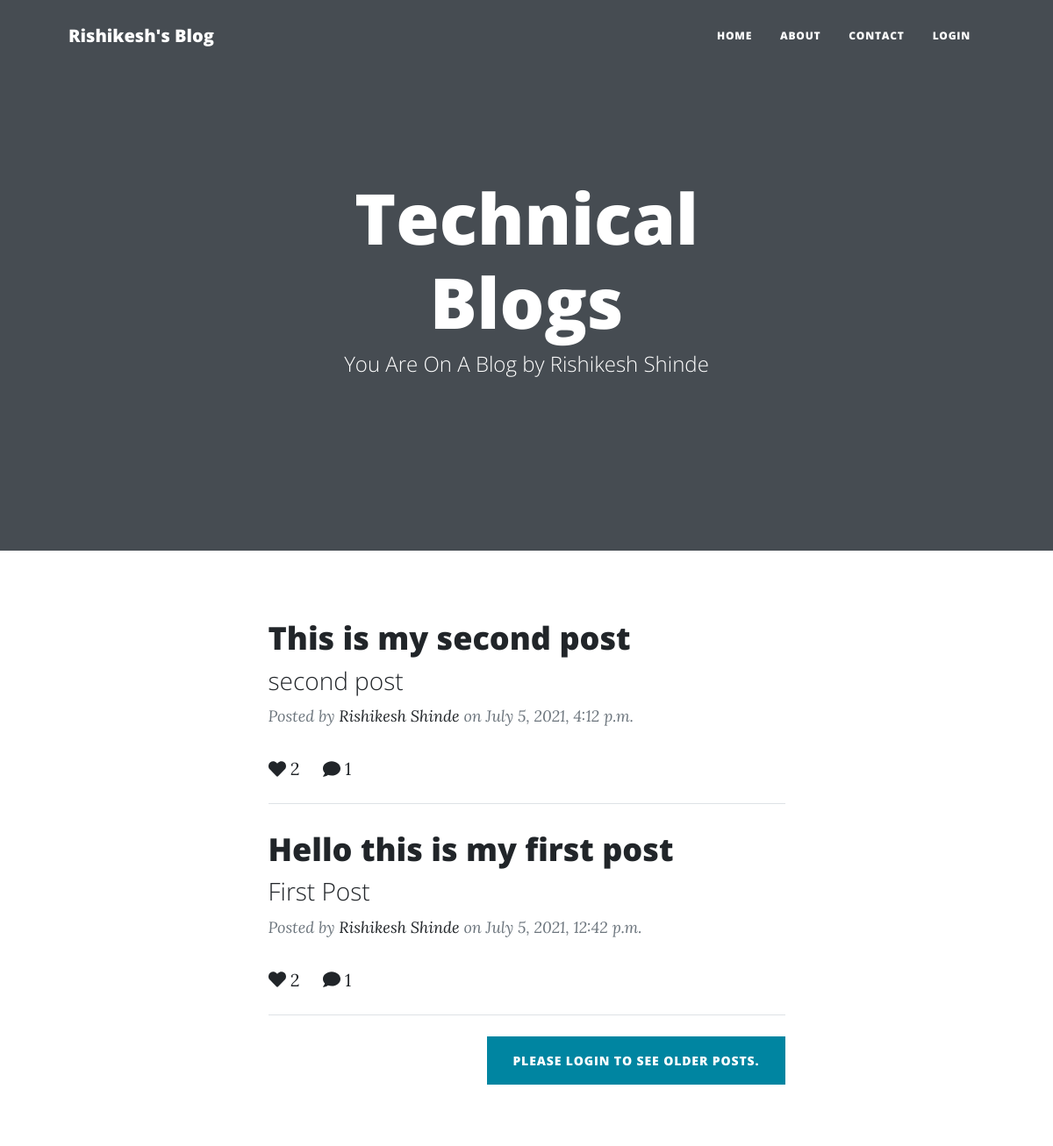
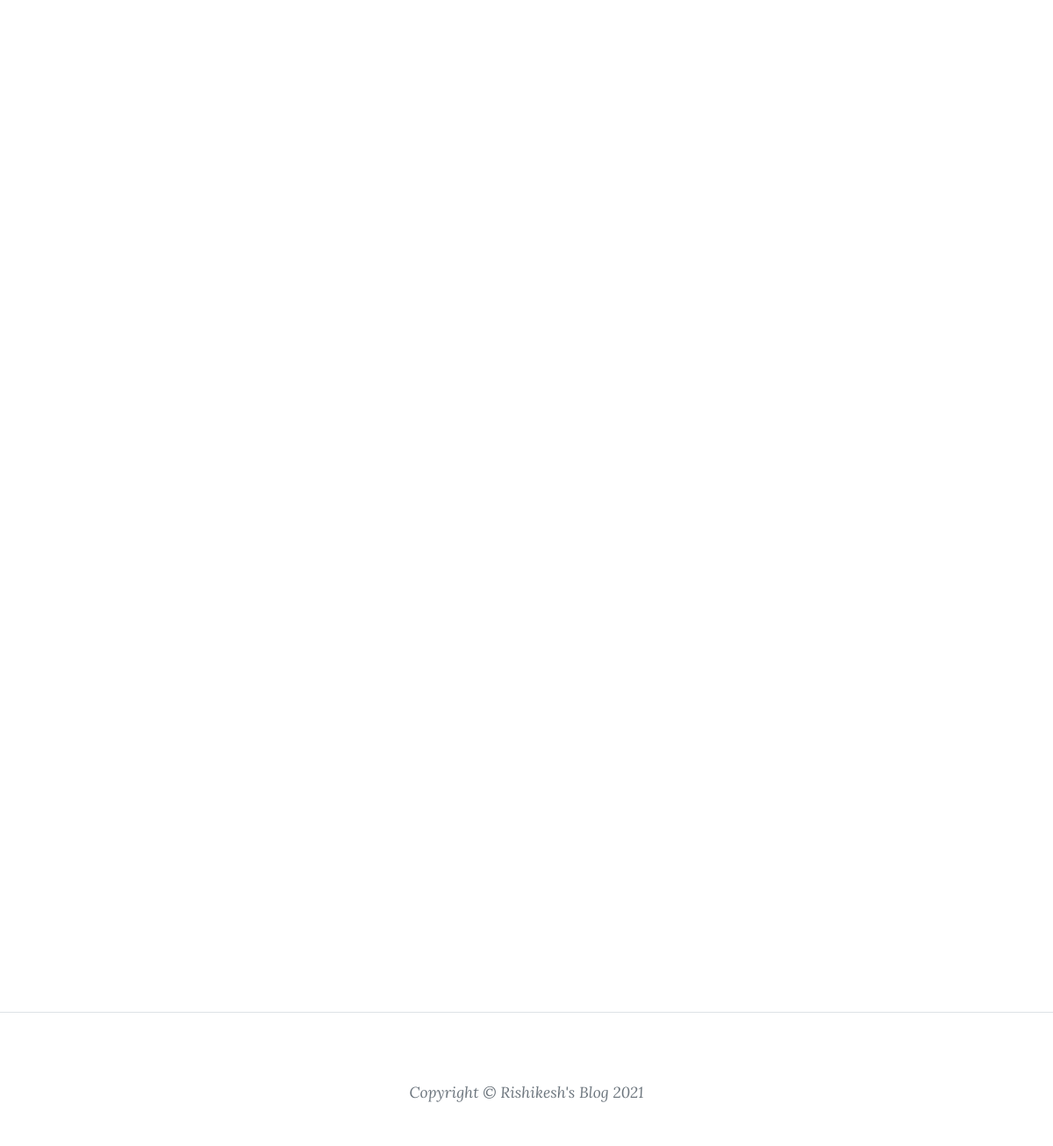
The page / on the database its author committed (2 pictures, top to bottom).
### blogpost/models.py (models this page shows, shortened)
class Post(models.Model):
    title = models.CharField(max_length=200, unique=True)
    subtitle = models.CharField(max_length=200,unique=True)
    tag = models.CharField(max_length=100,default='coding')
    slug = models.SlugField(max_length=200, unique=True)
    author = models.ForeignKey(User, on_delete= models.CASCADE,related_name='blog_posts',default='rdshinde')
    updated_on = models.DateTimeField(auto_now= True)
    content = RichTextField(blank=True,null=True)
    img_field = models.FileField(null=True, blank=True)
    url_field = models.URLField(max_length=300, blank=True)
    created_on = models.DateTimeField(auto_now_add=True)
    status = models.IntegerField(choices=STATUS, default=0)
    likes = models.ManyToManyField(User, related_name='blog_post')
    class Meta:
        ordering = ['-created_on']

### blogpost/views.py (the view)
# urls.py: path('', HomeView.as_view() , name='index'),
class HomeView(ListView):
    model = Post
    template_name = 'index.html'

### templates/index.html (shortened to what this page needs)
{% extends 'base.html' %} {% block content %}
<header class="masthead" style="background-image: none">
  <div class="container position-relative px-4 px-lg-5">
    <div class="row gx-4 gx-lg-5 justify-content-center">
      <div class="col-md-10 col-lg-8 col-xl-7">
        <div class="site-heading">
          {% if user.is_authenticated %}
          <h1 style="font-size: 4rem">Welcome, {{user.first_name}}</h1>
          {% else %}
          <h1>Technical Blogs</h1>
          {% endif %}
          <span class="subheading">You Are On A Blog by Rishikesh Shinde</span>
        </div>
      </div>
    </div>
  </div>
</header>
<div class="container px-4 px-lg-5">
  <div class="row gx-4 gx-lg-5 justify-content-center">
    <div class="col-md-10 col-lg-8 col-xl-7">
      {% for post in object_list %}
      <div class="post-preview">
        <a href="{% url 'post' post.slug %}">
          <h2 class="post-title">{{post.title}}</h2>
          <h3 class="post-subtitle">{{post.subtitle}}</h3>
        </a>
        <p class="post-meta">
          Posted by
          <a href="{% url 'about'%}">Rishikesh Shinde</a>
          on {{post.created_on}}
        </p>
        <span
          ><a href="{% url 'post' post.slug%}"
            ><i class="fa fa-heart" aria-hidden="true"></i>
            {{post.likes.all.count}}</a
          >&nbsp; &nbsp;&nbsp;
          <a href="{% url 'post' post.slug%}"
            ><i class="fa fa-comment" aria-hidden="true"></i>
            {{post.comments.all.count}}</a
          >
        </span>
      </div>
      <hr class="my-4" />
      {% endfor %}
      {% if user.is_authenticated == False %}
      <a href="{% url 'login'%}" class="d-flex justify-content-end mb-4">
        <button class="btn btn-primary text-uppercase">
          Please Login to see older posts.
        </button></a
      >
      {% endif %}
    </div>
  </div>
</div>
{% endblock %}

### rows shown on the page
Post: title "This is my second post", subtitle "second post", created_on "July 5, 2021, 4:12 p.m.", likes.all.count "2", comments.all.count "1"
Post: title "Hello this is my first post", subtitle "First Post", created_on "July 5, 2021, 12:42 p.m.", likes.all.count "2", comments.all.count "1"
